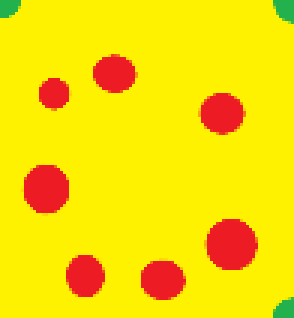
#> input picture CV/new_files/qr_circle_rotate_cut.png, 98 x 106 px, found by its file name (shown 3 times larger)
$ python find_color_circle.py
#> lines starting #> are read from the running program, lines starting #| are printed output that depends on the picture; after the words box and inside, x2 and y2 are one past the last pixel; in counts of white or black regions, pixels touching at a corner belong together
import cv2
import traceback
import numpy as np

# Загрузить изображение
resized_image = cv2.imread(
        'CV/new_files/qr_circle_rotate_cut.png',
        cv2.COLOR_BGR2HSV
    )
#> resized_image is the input picture: shape (106, 98, 3); mean B, G, R 4.7, 218.2, 250.6
if resized_image is None:
    raise ValueError('Не удалось загрузить изображение.')


def open_filename(resized_image):

    # Изолировать красный цвет
    # Установить нижние и верхние границы красного цвета
    lower_red1 = np.array([0, 0, 0])
    upper_red1 = np.array([10, 255, 255])
    lower_red2 = np.array([160, 0, 0])
    upper_red2 = np.array([179, 255, 255])

    # Создать маску для красного цвета в HSV
    mask1 = cv2.inRange(resized_image, lower_red1, upper_red1)
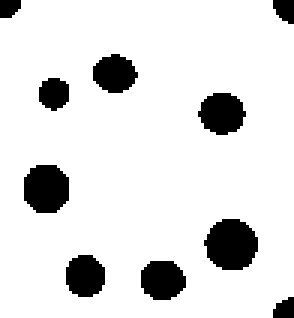
#> mask1: shape (106, 98) (shown 3 times larger); 87.9% white; 10 black regions
    mask2 = cv2.inRange(resized_image, lower_red2, upper_red2)
#> mask2: shape (106, 98); every value is 0
    mask = cv2.bitwise_or(mask1, mask2)

    # Найти контуры в маске
    contours, _ = cv2.findContours(
        mask, cv2.RETR_EXTERNAL, cv2.CHAIN_APPROX_SIMPLE
    )
#> contours = 1 contour; box (x1, y1, x2, y2) and area: (0, 0, 98, 106) 10072
    # Увеличение изображения до определенного размера
    width = 400  # желаемая ширина в пикселях
    height = 300  # желаемая высота в пикселях
    resized_image = cv2.resize(resized_image, (width, height),
                               interpolation=cv2.INTER_LINEAR)
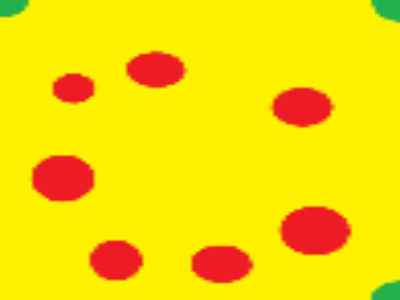
#> resized_image: shape (300, 400, 3); mean B, G, R 4.7, 218.2, 250.6

    # Нарисовать контуры на изображении
    cv2.drawContours(resized_image, contours, -1, (0, 255, 0), 3)
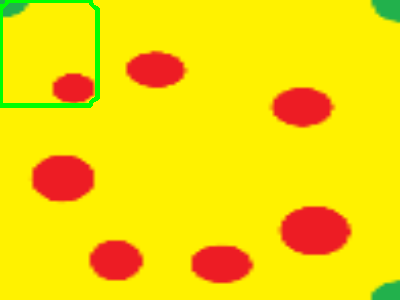
#> resized_image: shape (300, 400, 3); 1.3% of pixels changed, all inside (x1, y1, x2, y2) = (0, 0, 100, 108)

    # Показать полученное изображение
    cv2.imshow('Контур красного цвета', resized_image)
    # Перемещение окна в левый верхний угол экрана
    cv2.moveWindow('Контур красного цвета', 0, 0)
    cv2.waitKey(0)
    cv2.destroyAllWindows()


def main():
    try:
        open_filename(resized_image)
    except Exception as e:
        print(f"An error occurred: {e}")
        traceback.print_exc()


if __name__ == "__main__":
    main()
